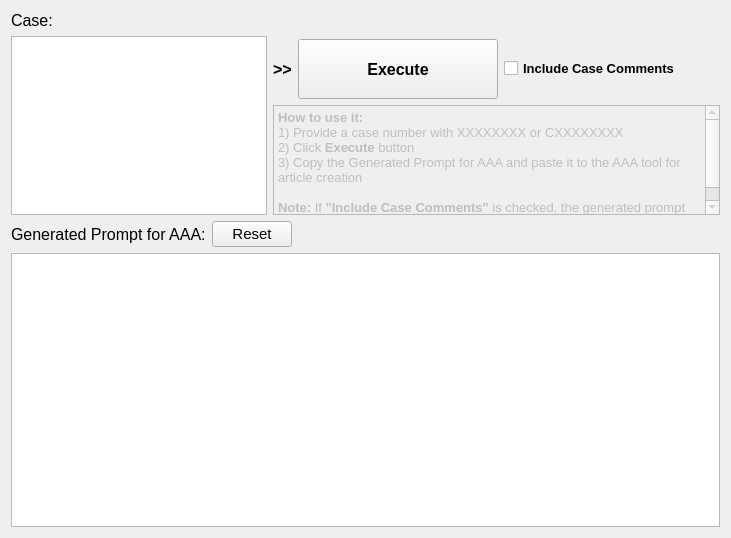
        <widget class="QWidget" name="page_article_promp_generation">
         <layout class="QVBoxLayout" name="verticalLayout_6" stretch="4,6">
          <item>
           <layout class="QHBoxLayout" name="layout_case_area_prompt" stretch="0,3">
            <item>
             <layout class="QVBoxLayout" name="layout_caselist_3">
              <item>
               <widget class="QLabel" name="label_12">
                <property name="font">
                 <font>
                  <pointsize>12</pointsize>
                  <weight>50</weight>
                  <bold>false</bold>
                  <underline>false</underline>
                  <strikeout>false</strikeout>
                  <kerning>true</kerning>
                 </font>
                </property>
                <property name="text">
                 <string>Case:</string>
                </property>
               </widget>
              </item>
              <item>
               <widget class="QPlainTextEdit" name="caselist_prompt">
                <property name="font">
                 <font>
                  <pointsize>12</pointsize>
                 </font>
                </property>
                <property name="tabStopWidth">
                 <number>81</number>
                </property>
               </widget>
              </item>
             </layout>
            </item>
            <item>
             <layout class="QVBoxLayout" name="layout_execute_2">
              <property name="topMargin">
               <number>28</number>
              </property>
              <item>
               <layout class="QHBoxLayout" name="horizontalLayout_5" stretch="0,0,0,0">
                <item>
                 <widget class="QLabel" name="label_13">
                  <property name="font">
                   <font>
                    <pointsize>12</pointsize>
                    <weight>75</weight>
                    <bold>true</bold>
                   </font>
                  </property>
                  <property name="text">
                   <string>&gt;&gt;</string>
                  </property>
                 </widget>
                </item>
                <item>
                 <widget class="QPushButton" name="executeButton_prompt">
                  <property name="minimumSize">
                   <size>
                    <width>200</width>
                    <height>60</height>
                   </size>
                  </property>
                  <property name="font">
                   <font>
                    <pointsize>12</pointsize>
                    <weight>75</weight>
                    <bold>true</bold>
                   </font>
                  </property>
                  <property name="styleSheet">
                   <string notr="true"/>
                  </property>
                  <property name="text">
                   <string>Execute</string>
                  </property>
                 </widget>
                </item>
                <item>
                 <widget class="QCheckBox" name="b_include_case_comment">
                  <property name="font">
                   <font>
                    <pointsize>10</pointsize>
                    <weight>75</weight>
                    <bold>true</bold>
                   </font>
                  </property>
                  <property name="text">
                   <string>Include Case Comments</string>
                  </property>
                  <property name="checked">
                   <bool>false</bool>
                  </property>
                 </widget>
                </item>
                <item>
                 <spacer name="horizontalSpacer_6">
                  <property name="orientation">
                   <enum>Qt::Horizontal</enum>
                  </property>
                  <property name="sizeHint" stdset="0">
                   <size>
                    <width>40</width>
                    <height>20</height>
                   </size>
                  </property>
                 </spacer>
                </item>
               </layout>
              </item>
              <item>
               <widget class="QTextBrowser" name="textBrowser_4">
                <property name="enabled">
                 <bool>false</bool>
                </property>
                <property name="font">
                 <font>
                  <pointsize>7</pointsize>
                 </font>
                </property>
                <property name="html">
                 <string>&lt;!DOCTYPE HTML PUBLIC &quot;-//W3C//DTD HTML 4.0//EN&quot; &quot;http://www.w3.org/TR/REC-html40/strict.dtd&quot;&gt;
&lt;html&gt;&lt;head&gt;&lt;meta name=&quot;qrichtext&quot; content=&quot;1&quot; /&gt;&lt;style type=&quot;text/css&quot;&gt;
p, li { white-space: pre-wrap; }
&lt;/style&gt;&lt;/head&gt;&lt;body style=&quot; font-family:'SimSun'; font-size:7pt; font-weight:400; font-style:normal;&quot;&gt;
&lt;p style=&quot; margin-top:0px; margin-bottom:0px; margin-left:0px; margin-right:0px; -qt-block-indent:0; text-indent:0px;&quot;&gt;&lt;span style=&quot; font-size:10pt; font-weight:600;&quot;&gt;How to use it:&lt;/span&gt;&lt;/p&gt;
&lt;p style=&quot; margin-top:0px; margin-bottom:0px; margin-left:0px; margin-right:0px; -qt-block-indent:0; text-indent:0px;&quot;&gt;&lt;span style=&quot; font-size:10pt;&quot;&gt;1) Provide a case number with XXXXXXXX or CXXXXXXXX&lt;/span&gt;&lt;/p&gt;
&lt;p style=&quot; margin-top:0px; margin-bottom:0px; margin-left:0px; margin-right:0px; -qt-block-indent:0; text-indent:0px;&quot;&gt;&lt;span style=&quot; font-size:10pt;&quot;&gt;2) Click &lt;/span&gt;&lt;span style=&quot; font-size:10pt; font-weight:600;&quot;&gt;Execute&lt;/span&gt;&lt;span style=&quot; font-size:10pt;&quot;&gt; button&lt;/span&gt;&lt;/p&gt;
&lt;p style=&quot; margin-top:0px; margin-bottom:0px; margin-left:0px; margin-right:0px; -qt-block-indent:0; text-indent:0px;&quot;&gt;&lt;span style=&quot; font-size:10pt;&quot;&gt;3) Copy the Generated Prompt for AAA and paste it to the AAA tool for article creation&lt;/span&gt;&lt;/p&gt;
&lt;p style=&quot;-qt-paragraph-type:empty; margin-top:0px; margin-bottom:0px; margin-left:0px; margin-right:0px; -qt-block-indent:0; text-indent:0px; font-size:10pt;&quot;&gt;&lt;br /&gt;&lt;/p&gt;
&lt;p style=&quot; margin-top:0px; margin-bottom:0px; margin-left:0px; margin-right:0px; -qt-block-indent:0; text-indent:0px;&quot;&gt;&lt;span style=&quot; font-size:10pt; font-weight:600;&quot;&gt;Note:&lt;/span&gt;&lt;span style=&quot; font-size:10pt;&quot;&gt; If &lt;/span&gt;&lt;span style=&quot; font-size:10pt; font-weight:600;&quot;&gt;&amp;quot;Include Case Comments&amp;quot;&lt;/span&gt;&lt;span style=&quot; font-size:10pt;&quot;&gt; is checked, the generated prompt will also include the Case Comments&lt;/span&gt;&lt;/p&gt;&lt;/body&gt;&lt;/html&gt;</string>
                </property>
               </widget>
              </item>
             </layout>
            </item>
           </layout>
          </item>
          <item>
           <layout class="QVBoxLayout" name="verticalLayout_3">
            <item>
             <layout class="QHBoxLayout" name="horizontalLayout_2">
              <item>
               <widget class="QLabel" name="label_output_prompt">
                <property name="font">
                 <font>
                  <pointsize>12</pointsize>
                 </font>
                </property>
                <property name="text">
                 <string>Generated Prompt for AAA:</string>
                </property>
               </widget>
              </item>
              <item>
               <widget class="QPushButton" name="btn_prompt_reset">
                <property name="font">
                 <font>
                  <pointsize>11</pointsize>
                 </font>
                </property>
                <property name="text">
                 <string>Reset</string>
                </property>
               </widget>
              </item>
              <item>
               <spacer name="horizontalSpacer_3">
                <property name="orientation">
                 <enum>Qt::Horizontal</enum>
                </property>
                <property name="sizeHint" stdset="0">
                 <size>
                  <width>40</width>
                  <height>20</height>
                 </size>
                </property>
               </spacer>
              </item>
             </layout>
            </item>
            <item>
             <layout class="QHBoxLayout" name="horizontalLayout_7">
              <item>
               <widget class="QTextBrowser" name="output_prompt">
                <property name="font">
                 <font>
                  <pointsize>8</pointsize>
                  <weight>50</weight>
                  <bold>false</bold>
                 </font>
                </property>
               </widget>
              </item>
             </layout>
            </item>
           </layout>
          </item>
         </layout>
        </widget>
